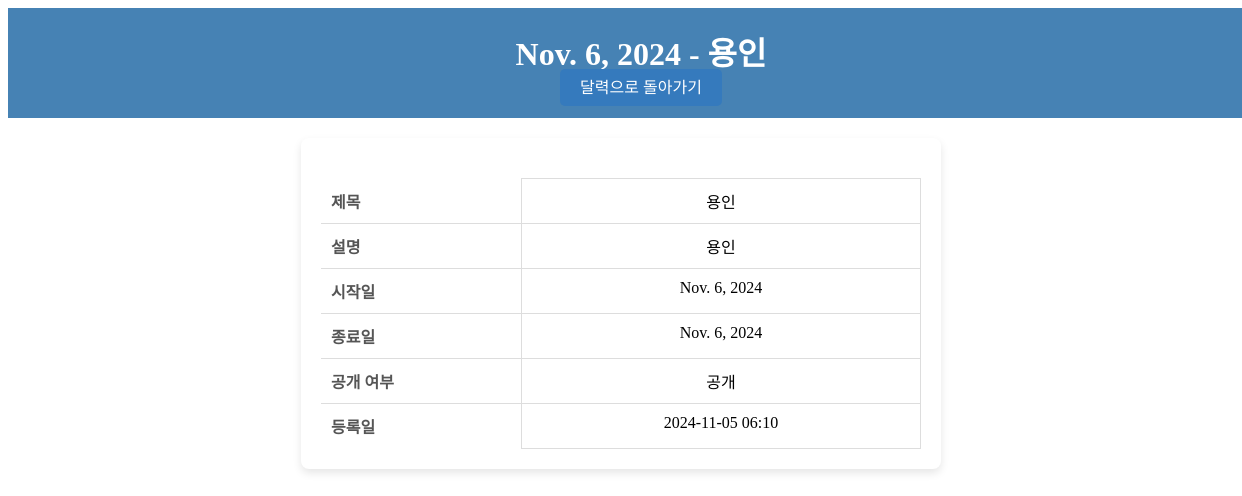
/scheduler/event/1/, run on the app's committed database.
### apps/scheduler/models.py (models this page shows, shortened)
class Event(models.Model):
    title = models.CharField(max_length=200)
    description = models.TextField(blank=True)
    start_date = models.DateField()
    end_date = models.DateField()
    is_public = models.BooleanField(default=False)
    created_by = models.ForeignKey(settings.AUTH_USER_MODEL, on_delete=models.CASCADE)
    created_at = models.DateTimeField(auto_now_add=True)

### apps/scheduler/views.py (the view)
# urls.py: path('event/<int:event_id>/', views.event_detail, name='event_detail'),
def event_detail(request, event_id):
    event = get_object_or_404(Event, id=event_id)
    return render(request, 'scheduler/event_detail.html', {'event': event})

### apps/scheduler/templates/scheduler/event_detail.html (shortened to what this page needs)
<!DOCTYPE html>
<html lang="ko">
<head>
    {% load static %}
    <link rel="stylesheet" href="{% static 'css/style.css' %}">
</head>
<body>
    <header style="text-align: center; padding: 20px; background-color: #4682B4; color: white;">
        <h1>{{ event.start_date }} - {{ event.title }}</h1>
        <a href="{% url 'scheduler:calendar' %}" class="button" style="background-color: #357abd; padding: 10px 20px; color: white; text-decoration: none;">달력으로 돌아가기</a>
    </header>
    <main style="margin: 20px; max-width: 600px; margin: 20px auto; background-color: #fff; padding: 20px; border-radius: 8px; box-shadow: 0 4px 8px rgba(0, 0, 0, 0.1);">
        <table style="width: 100%; border-collapse: collapse; table-layout: fixed;">
            <tr>
                <th style="text-align: left; padding: 10px; width: 30%; border-bottom: 1px solid #ddd; color: #555;">제목</th>
                <td style="padding: 10px; border-bottom: 1px solid #ddd;">{{ event.title }}</td>
            </tr>
            <tr>
                <th style="text-align: left; padding: 10px; width: 30%; border-bottom: 1px solid #ddd; color: #555;">설명</th>
                <td style="padding: 10px; border-bottom: 1px solid #ddd;">{{ event.description }}</td>
            </tr>
            <tr>
                <th style="text-align: left; padding: 10px; width: 30%; border-bottom: 1px solid #ddd; color: #555;">시작일</th>
                <td style="padding: 10px; border-bottom: 1px solid #ddd;">{{ event.start_date }}</td>
            </tr>
            <tr>
                <th style="text-align: left; padding: 10px; width: 30%; border-bottom: 1px solid #ddd; color: #555;">종료일</th>
                <td style="padding: 10px; border-bottom: 1px solid #ddd;">{{ event.end_date }}</td>
            </tr>
            <tr>
                <th style="text-align: left; padding: 10px; width: 30%; border-bottom: 1px solid #ddd; color: #555;">공개 여부</th>
                <td style="padding: 10px; border-bottom: 1px solid #ddd;">{{ event.is_public|yesno:"공개,비공개" }}</td>
            </tr>
            <tr>
                <th style="text-align: left; padding: 10px; width: 30%; color: #555;">등록일</th>
                <td style="padding: 10px;">{{ event.created_at|date:"Y-m-d H:i" }}</td>
            </tr>
        </table>
    </main>
</body>
</html>

### static/css/style.css (style rules this page uses)
header { background-color: #4a90e2; color: #fff; padding: 20px 0; text-align: center; position: relative; width: 100%; }
header h1 { font-size: 2em; margin: 0; }
header form, header a.button { margin-top: 10px; }
table { width: 100%; border-collapse: collapse; margin-top: 20px; }
tbody td { padding: 20px; border: 1px solid #ddd; vertical-align: top; text-align: center; }
main { display: flex; justify-content: center; padding: 20px; }
.button { background-color: #1E90FF; color: #fff; padding: 10px 20px; border-radius: 5px; text-decoration: none; font-size: 16px; cursor: pointer; transition: background-color 0.3s; }

### data on the page
Event: start_date "Nov. 6, 2024", title "용인", description "용인", end_date "Nov. 6, 2024", is_public "공개", created_at "2024-11-05 06:10"
